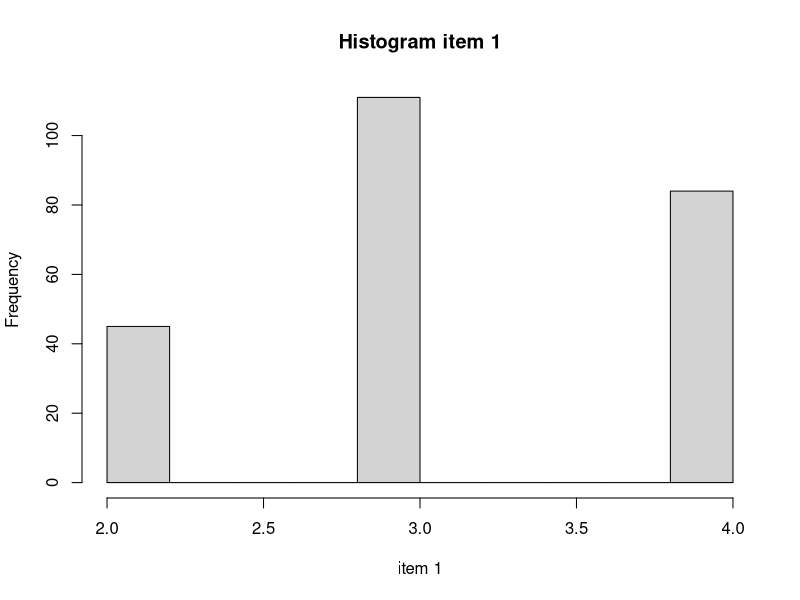
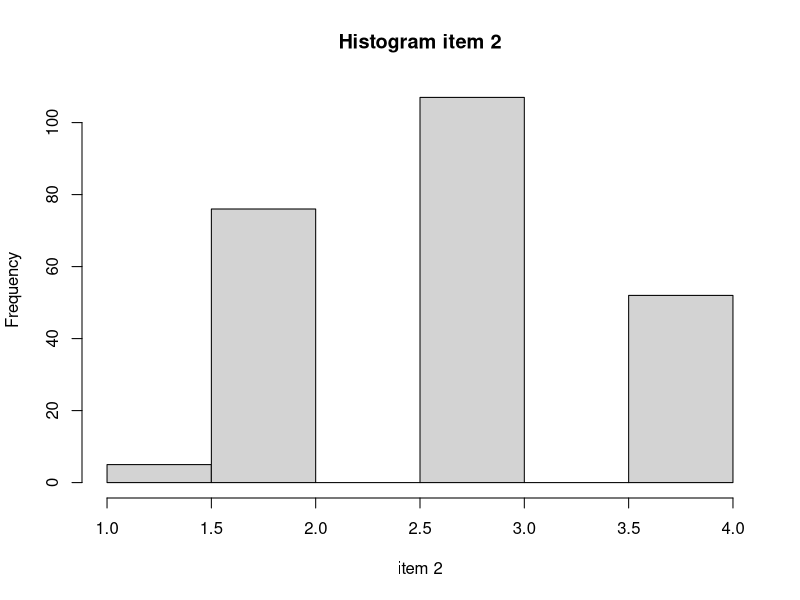
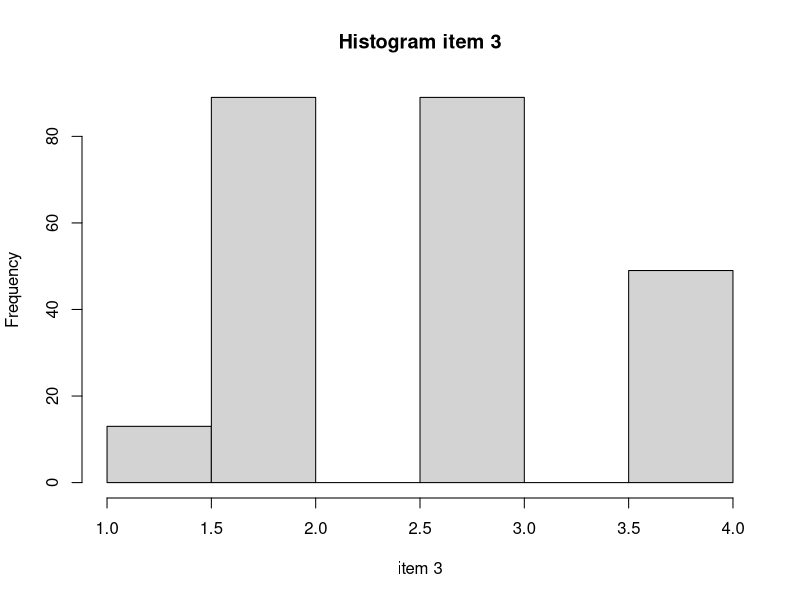
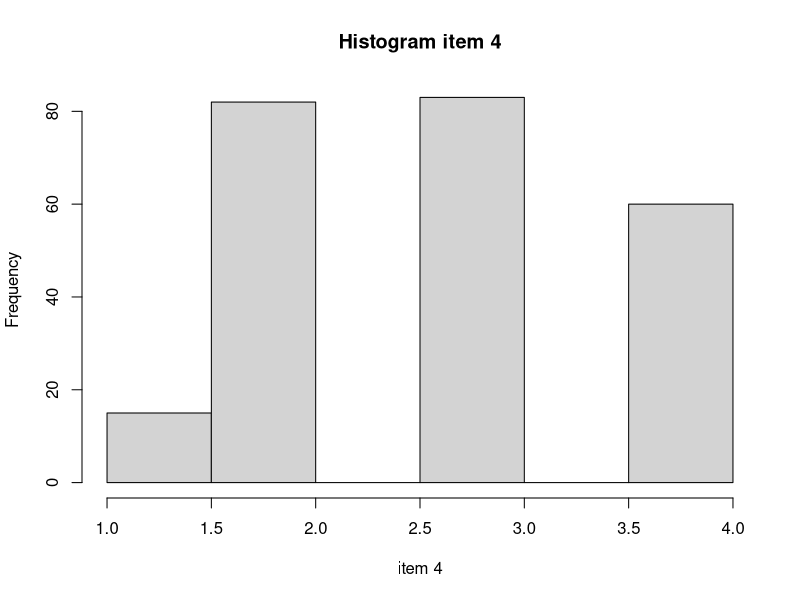
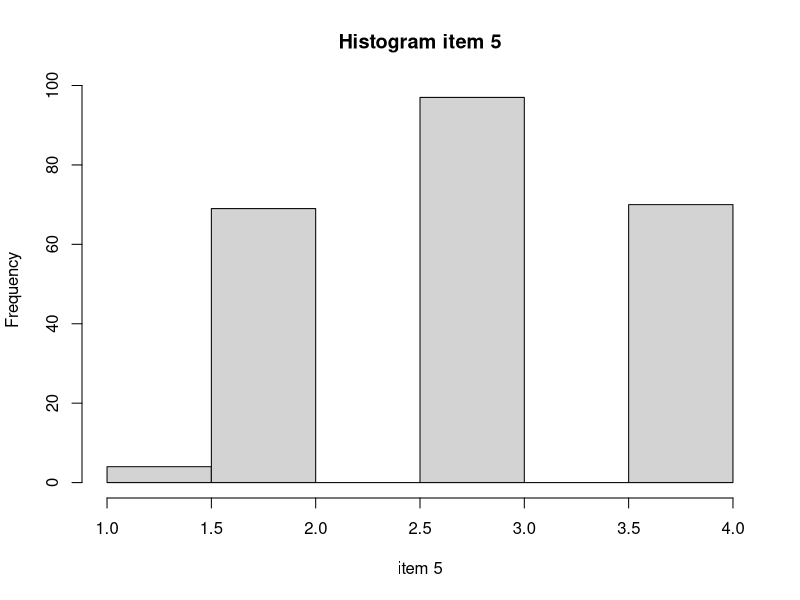
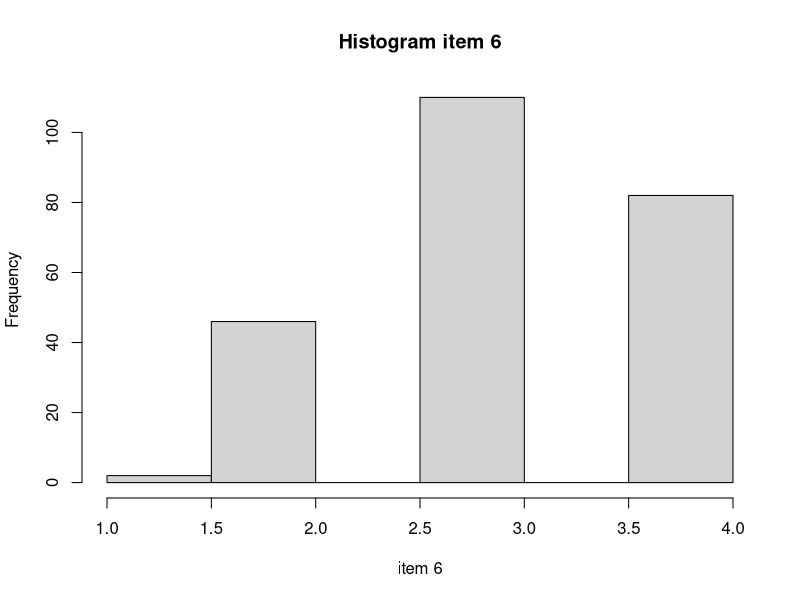
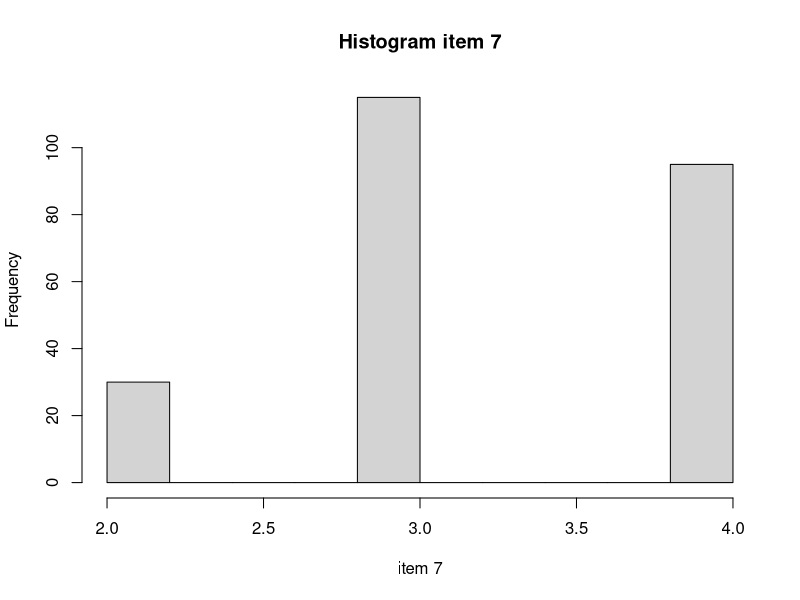
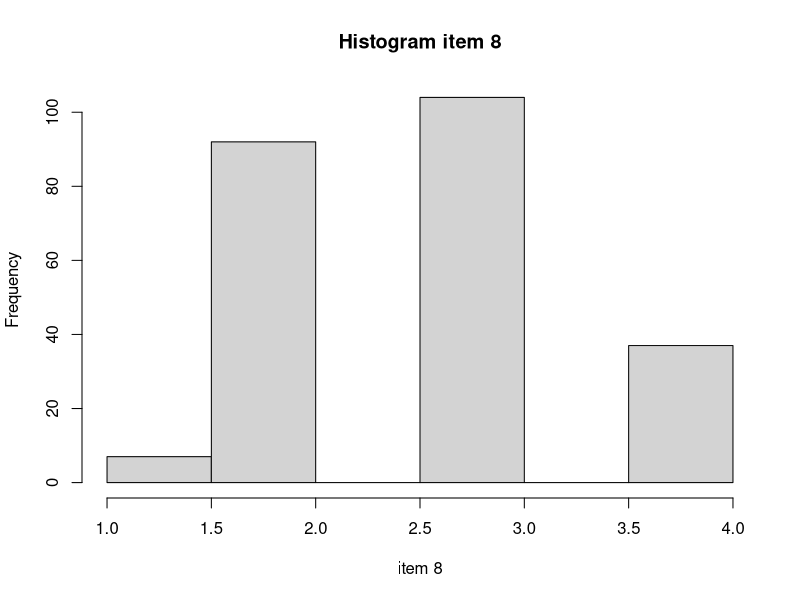

Here is the R script that generated these plots, in order:
fallprozeile <- read.csv2 ("fallprozeilenurdaten.csv", header=FALSE, dec=",");

for (i in 1:36){
  hist(fallprozeile[,i],
       main=paste("Histogram item",i),
       xlab=paste("item",i)
       ) 
}



